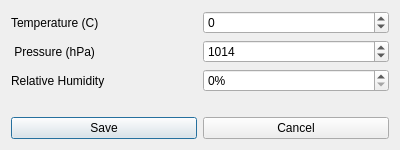
<?xml version="1.0" encoding="UTF-8"?>
<ui version="4.0">
 <class>Dialog</class>
 <widget class="QDialog" name="Dialog">
  <property name="windowModality">
   <enum>Qt::WindowModal</enum>
  </property>
  <property name="geometry">
   <rect>
    <x>0</x>
    <y>0</y>
    <width>400</width>
    <height>150</height>
   </rect>
  </property>
  <property name="windowTitle">
   <string>Dialog</string>
  </property>
  <layout class="QGridLayout" name="gridLayout">
   <item row="0" column="1">
    <widget class="QSpinBox" name="spinBoxTemperature">
     <property name="suffix">
      <string/>
     </property>
     <property name="minimum">
      <number>-273</number>
     </property>
     <property name="maximum">
      <number>100</number>
     </property>
    </widget>
   </item>
   <item row="4" column="0">
    <widget class="QPushButton" name="pushButtonOk">
     <property name="text">
      <string>Save</string>
     </property>
     <property name="icon">
      <iconset resource="../VSOP.qrc">
       <normaloff>:/images/blueberry/check.png</normaloff>:/images/blueberry/check.png</iconset>
     </property>
    </widget>
   </item>
   <item row="4" column="1">
    <widget class="QPushButton" name="pushButtonCancel">
     <property name="text">
      <string>Cancel</string>
     </property>
     <property name="icon">
      <iconset resource="../VSOP.qrc">
       <normaloff>:/images/blueberry/close_delete.png</normaloff>:/images/blueberry/close_delete.png</iconset>
     </property>
    </widget>
   </item>
   <item row="1" column="0">
    <widget class="QLabel" name="label_2">
     <property name="text">
      <string> Pressure (hPa)</string>
     </property>
    </widget>
   </item>
   <item row="2" column="0">
    <widget class="QLabel" name="label">
     <property name="text">
      <string>Relative Humidity</string>
     </property>
    </widget>
   </item>
   <item row="0" column="0">
    <widget class="QLabel" name="label_3">
     <property name="text">
      <string>Temperature (C)</string>
     </property>
    </widget>
   </item>
   <item row="2" column="1">
    <widget class="QSpinBox" name="spinBoxRH">
     <property name="suffix">
      <string>%</string>
     </property>
     <property name="prefix">
      <string/>
     </property>
     <property name="maximum">
      <number>100</number>
     </property>
    </widget>
   </item>
   <item row="1" column="1">
    <widget class="QSpinBox" name="spinBoxPressure">
     <property name="suffix">
      <string/>
     </property>
     <property name="minimum">
      <number>900</number>
     </property>
     <property name="maximum">
      <number>1100</number>
     </property>
     <property name="value">
      <number>1014</number>
     </property>
    </widget>
   </item>
   <item row="3" column="1">
    <spacer name="verticalSpacer">
     <property name="orientation">
      <enum>Qt::Vertical</enum>
     </property>
     <property name="sizeHint" stdset="0">
      <size>
       <width>20</width>
       <height>40</height>
      </size>
     </property>
    </spacer>
   </item>
  </layout>
 </widget>
 <resources>
  <include location="../VSOP.qrc"/>
 </resources>
 <connections/>
</ui>
